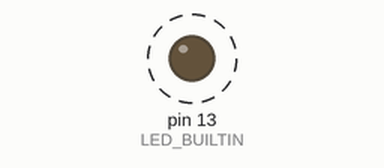
Simulated run of this sketch. Board: Arduino Uno, built with avr-gcc and run on an emulated ATmega328P. Parts: output pins drawn as LEDs (lit = HIGH). Dashed ring = blinking. What the sketch prints to the serial monitor is not drawn.

Above: at 0.5 s.
Timing chart, 0 to 4.6 s (numbered marks = the images above):
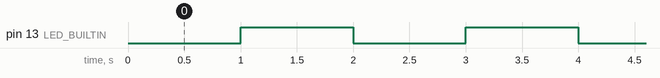

The sketch:

sketch.ino
```cpp
// Guardar el tiempo de la última vez que se ejecutó cada tarea
unsigned long tiempoTarea1 = 0;
unsigned long tiempoTarea2 = 0;

// Intervalos de tiempo para cada tarea (en milisegundos)
const unsigned long intervaloTarea1 = 1000; // Ejecutar cada 1 segundo (1000 ms)
const unsigned long intervaloTarea2 = 500;  // Ejecutar cada medio segundo (500 ms)

void setup() {
  // Inicialización de la comunicación serie a 9600 baudios
  Serial.begin(9600);

  // Configuración del pin del LED integrado como salida
  pinMode(LED_BUILTIN, OUTPUT);
}

void loop() {
  // Obtener el reloj global del sistema en este instante
  unsigned long tiempoActual = millis();

  // PLANIFICADOR: Evalúa si es momento de ejecutar la Tarea 1
  if (tiempoActual - tiempoTarea1 >= intervaloTarea1) {
    tiempoTarea1 = tiempoActual;
    ejecutarTarea1();
  }

  // PLANIFICADOR: Evalúa si es momento de ejecutar la Tarea 2
  if (tiempoActual - tiempoTarea2 >= intervaloTarea2) {
    tiempoTarea2 = tiempoActual;
    ejecutarTarea2();
  }
}

// Tarea 1: Alternar el estado físico del LED integrado (Parpadeo)
void ejecutarTarea1() {
  digitalWrite(LED_BUILTIN, !digitalRead(LED_BUILTIN));
}

// Tarea 2: Transmitir telemetría básica a través del puerto serie
void ejecutarTarea2() {
  Serial.println("Hola desde la Tarea 2 del Sistema Operativo");
}
```

Measured:
- by itself, pin 13 (LED_BUILTIN): alternates HIGH for 1.0 s and LOW for 1.0 s
